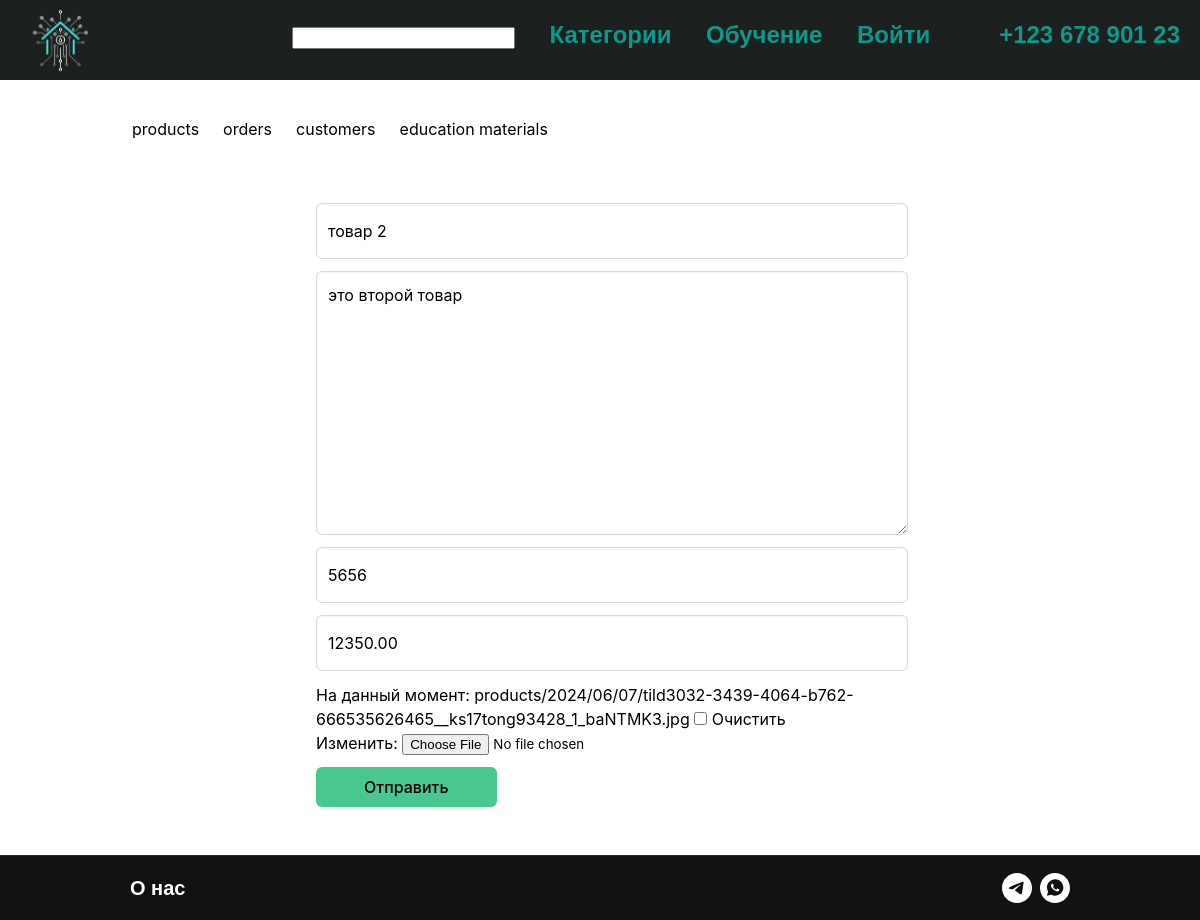
The page /cms/edit_product/2 on the database as committed earlier.
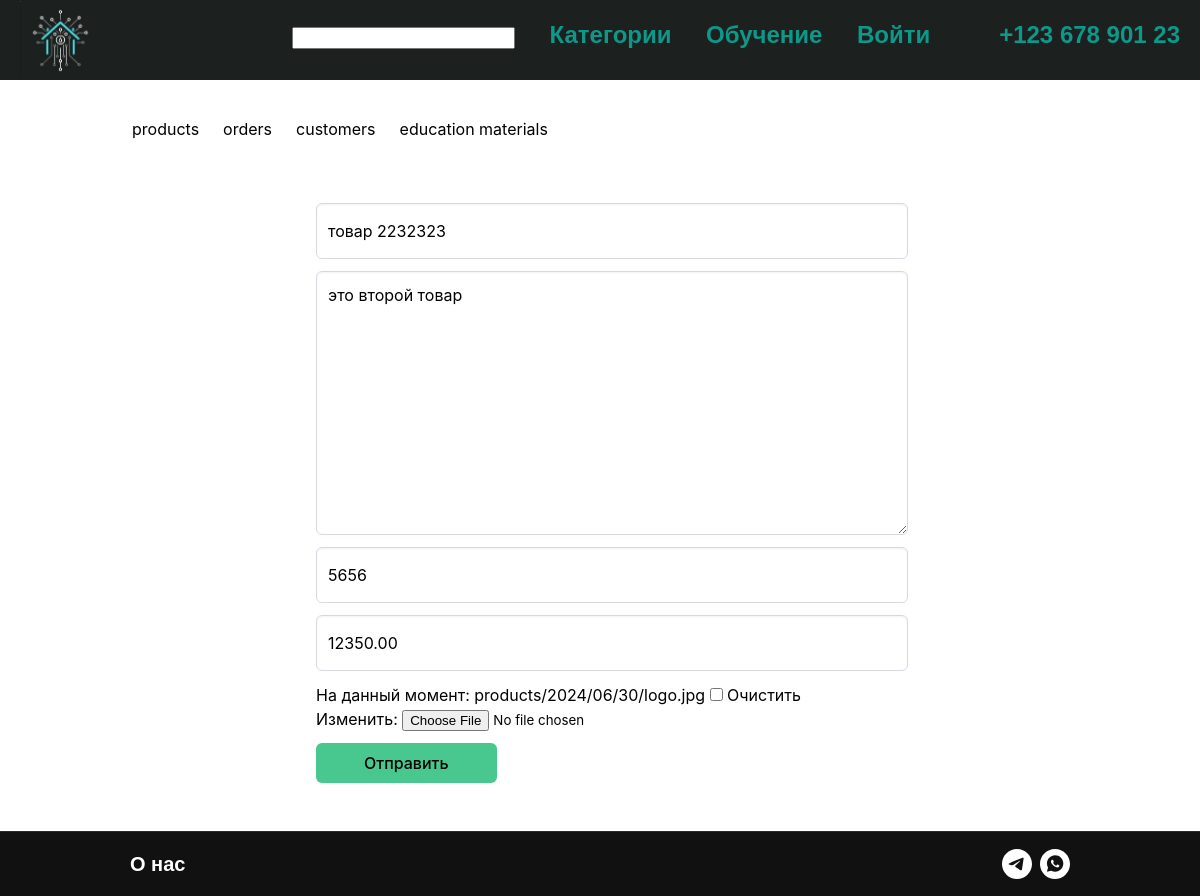
The same page on the database as committed later.
### shop/models.py (models this page shows, shortened)
class Product(models.Model):
    name = models.CharField(
        max_length=200, unique=True, verbose_name='Наменование продукта'
    )
    slug = models.SlugField(
        max_length=200, unique=True, blank=True, null=True, verbose_name='URL'
    )
    image = models.ImageField(
        upload_to='products/%Y/%m/%d', blank=True, verbose_name='Изображение'
    )
    description = models.CharField(
        max_length=250, blank=True, null=True, verbose_name='Описание'
    )
    price = models.DecimalField(
        default=0.00, max_digits=10, decimal_places=2, verbose_name='Цена'
    )
    quantity = models.PositiveSmallIntegerField(
        default=0, verbose_name="Остаток"
    )
    attributes = models.TextField(
        max_length=1000, blank=True, null=True, verbose_name='Характеристики'
    )
    status = models.CharField(max_length=255, choices=STATUS, default='open')

### cms/views.py (the view)
# urls.py: path('edit_product/<int:pk>',views.edit_product,name='edit_product'),
def edit_product(request, pk):
    product = Product.objects.get(pk=pk)
    form = ProductForm(request.POST or None, request.FILES or None, instance=product)
    if form.is_valid():
        form.save()
        return redirect('cms:products')
    return render(request, 'product_form.html', {'form': form})

### cms/forms.py
class ProductForm(forms.ModelForm):
    name = (forms.CharField(widget=forms.TextInput(
        attrs={'class': 'input', 'placeholder': 'Название товара'}
    )))
    description = (forms.CharField(widget=forms.Textarea(
        attrs={'class': 'textarea', 'placeholder': 'Описание товара'}
    )))
    quantity = (forms.CharField(widget=forms.NumberInput(
        attrs={'class': 'input', 'placeholder': 'Кол-во товара'}
    )))
    price = (forms.CharField(widget=forms.NumberInput(
        attrs={'class': 'input', 'placeholder': 'Цена  товара'}
    )))
    image = forms.FileField(required=False)
    class Meta:
        model = Product
        fields =['name','description','quantity','price','image']

### shop/templatetags/index.py (called while the page is built)
@register.filter
def split_url(addr, i):
    return addr.split(i)

### cms/templates/product_form.html (shortened to what this page needs)
{% extends 'layout.html' %}
{% block content_cms %}
    <div class="section">
        <div class="container">
            <div class="columns is-centered is-vcentered">
                <div class="column is-7">
                    <form method="post" enctype="multipart/form-data">
                        {% for field in form %}
                            <div class="field">
                                <div class="control">
                                    {{field}}
                                </div>
                            </div>
                        {% endfor %}
                        <button class="button is-success px-6">Отправить</button>
                    </form>
                </div>
            </div>
        </div>
    </div>
{% endblock %}

Rows that differ between the two databases and show on the page:
changed Product "это второй товар": name "товар 2" → "товар 2232323"
Other text that changed with them:
text no longer shown: "На данный момент: products/2024/06/07/tild3032-3439-4064-b762-666535626465__ks17tong93428_1_baNTMK3.jpg Очистить Изменить:"
text now shown: "На данный момент: products/2024/06/30/logo.jpg Очистить Изменить:"
